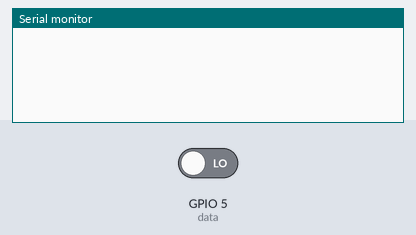
A program run on a simulated ESP32. On the bench: the last lines printed to the serial monitor. Inputs (shaded band) come from the test bench; at power-on: GPIO 5 (data) LOW.

Above: at 1.2 s.
1.3 s: GPIO 5 (data) driven HIGH
At 2.2 s:
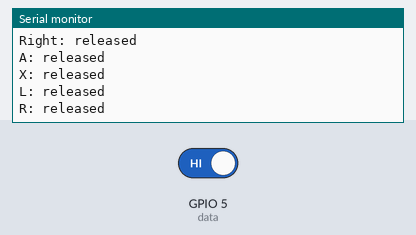
2.8 s: GPIO 5 (data) driven LOW
At 3.3 s:
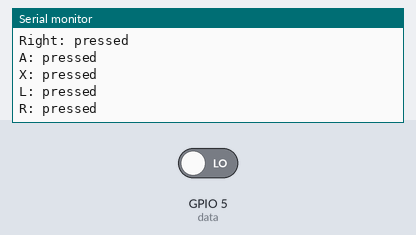

Measured:
- after the input at 1.3 s, the serial monitor: prints a new line at once (image 1)
- after the input at 2.8 s, the serial monitor: prints a new line at once (image 2)

The program:

main.cpp
```cpp
#include <Arduino.h>

// Function declarations
unsigned short getButtons(const unsigned short nButtons,
                          const unsigned short erclock,
                          const unsigned short latch,
                          const unsigned short data);
void showDiff(const unsigned short curr, const unsigned short prev);

unsigned short curr, prev;

// Button setup
const unsigned short nButtons = 12;
const unsigned short erclock = 19; // blue
const unsigned short latch = 18;    // yellow
const unsigned short data = 5;     // red
// ground -> black
// 5v -> white

// Names of buttons
const char *name[] = {"B",      "Y",     "Select", "Start",
                      "Up",     "Down",  "Left",   "Right",
                      "A",      "X",     "L",      "R"};

unsigned short getButtons(const unsigned short nButtons,
                          const unsigned short erclock,
                          const unsigned short latch,
                          const unsigned short data) {
  // Refresh data
  digitalWrite(latch, HIGH);
  digitalWrite(latch, LOW);

  unsigned short buttons = 0;
  unsigned short swap = 1;
  for (unsigned short i = 0; i < nButtons; ++i) {
    // Switch to next button
    digitalWrite(erclock, LOW);

    // Check if pressed
    if (digitalRead(data) == LOW) {
      // Toggle bit if read
      buttons |= swap;
    }
    swap <<= 1;

    digitalWrite(erclock, HIGH);
  }
  return buttons;
}

void setup() {
  // Initialize serial communication
  Serial.begin(115200);

  pinMode(erclock, OUTPUT); // erclock (blue)
  pinMode(latch, OUTPUT);   // latch (yellow)
  pinMode(data, INPUT_PULLDOWN);     // data (red)

  // Get initial state
  curr = getButtons(nButtons, erclock, latch, data);
  prev = curr;
}

void loop() {
  curr = getButtons(nButtons, erclock, latch, data);
  if (curr != prev) {
    // If different, print changes
    showDiff(curr, prev);
    prev = curr;
  }
}

void showDiff(const unsigned short curr, const unsigned short prev) {
  // Bitwise XOR to find differences
  unsigned short diff = curr ^ prev;

  // Print buttons that changed state
  for (unsigned short i = 0; i < nButtons; ++i) {
    if (diff & (1 << i)) {
      Serial.print(name[i]);
      Serial.print(": ");
      if (curr & (1 << i))
        Serial.println("pressed");
      else
        Serial.println("released");
    }
  }
}
```
